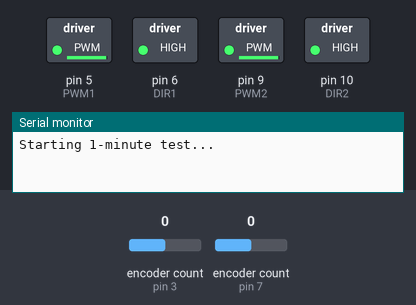
The sketch below on a simulated Arduino Uno, built with avr-gcc and run on an emulated ATmega328P. Shown: switched loads named in the sketch (green lamp = pin HIGH), the last lines printed to the serial monitor. Inputs (shaded band) come from the test bench; at power-on: encoder count (sensors on pin 3, pin 7) 0.

Above: at 0.1 s.
At 60.1 s:
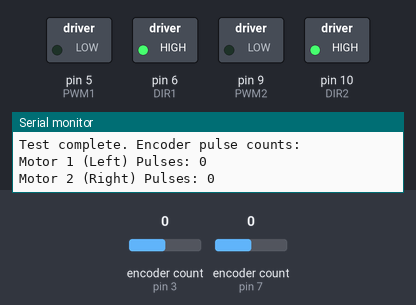
Timing chart, 0 to 61.6 s (numbered marks = the images above):
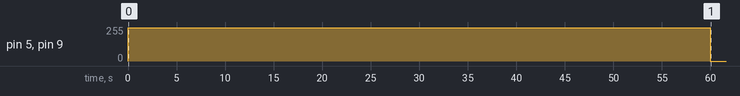

The sketch:

ppmMeasure.ino
```cpp
#include <Encoder.h>

// Motor 1 driver pins (Left Motor)
// Motor 1  driver pins
#define PWM1 5   // Left Motor PWM
#define DIR1 6  // Left Motor Direction

// Motor 2  driver pins
#define PWM2 9   // Right Motor PWM
#define DIR2 10   // Right Motor Direction

// Encoder 1 pins
#define ENC1_A 3 // Left Motor (Motor 1) Encoder A
#define ENC1_B 2 // Left Motor (Motor 1) Encoder B

// Encoder 2 pins
#define ENC2_A 7  // Right Motor (Motor 2) Encoder A
#define ENC2_B 4 // Right Motor (Motor 2) Encoder B


// Create encoder objects
Encoder motor1Encoder(ENC1_A, ENC1_B);
Encoder motor2Encoder(ENC2_A, ENC2_B);

// Define run time (1 minute = 60000ms)
#define RUN_TIME 60000

void setup() {
    Serial.begin(115200);

    pinMode(PWM1, OUTPUT);
    pinMode(DIR1, OUTPUT);
    pinMode(PWM2, OUTPUT);
    pinMode(DIR2, OUTPUT);

    Serial.println("Starting 1-minute test...");

    // Set both motors to move forward
    digitalWrite(DIR1, HIGH);
    digitalWrite(DIR2, HIGH);
    analogWrite(PWM1, 250);  // Moderate speed
    analogWrite(PWM2, 250);

    delay(RUN_TIME);  // Run for exactly 1 minute

    // Stop motors
    analogWrite(PWM1, 0);
    analogWrite(PWM2, 0);

    // Read final encoder counts
    long pulses1 = motor1Encoder.read();
    long pulses2 = motor2Encoder.read();

    Serial.println("Test complete. Encoder pulse counts:");
    Serial.print("Motor 1 (Left) Pulses: "); Serial.println(pulses1);
    Serial.print("Motor 2 (Right) Pulses: "); Serial.println(pulses2);
}

void loop() {
    // Nothing in loop since it's a one-time test
}
```
